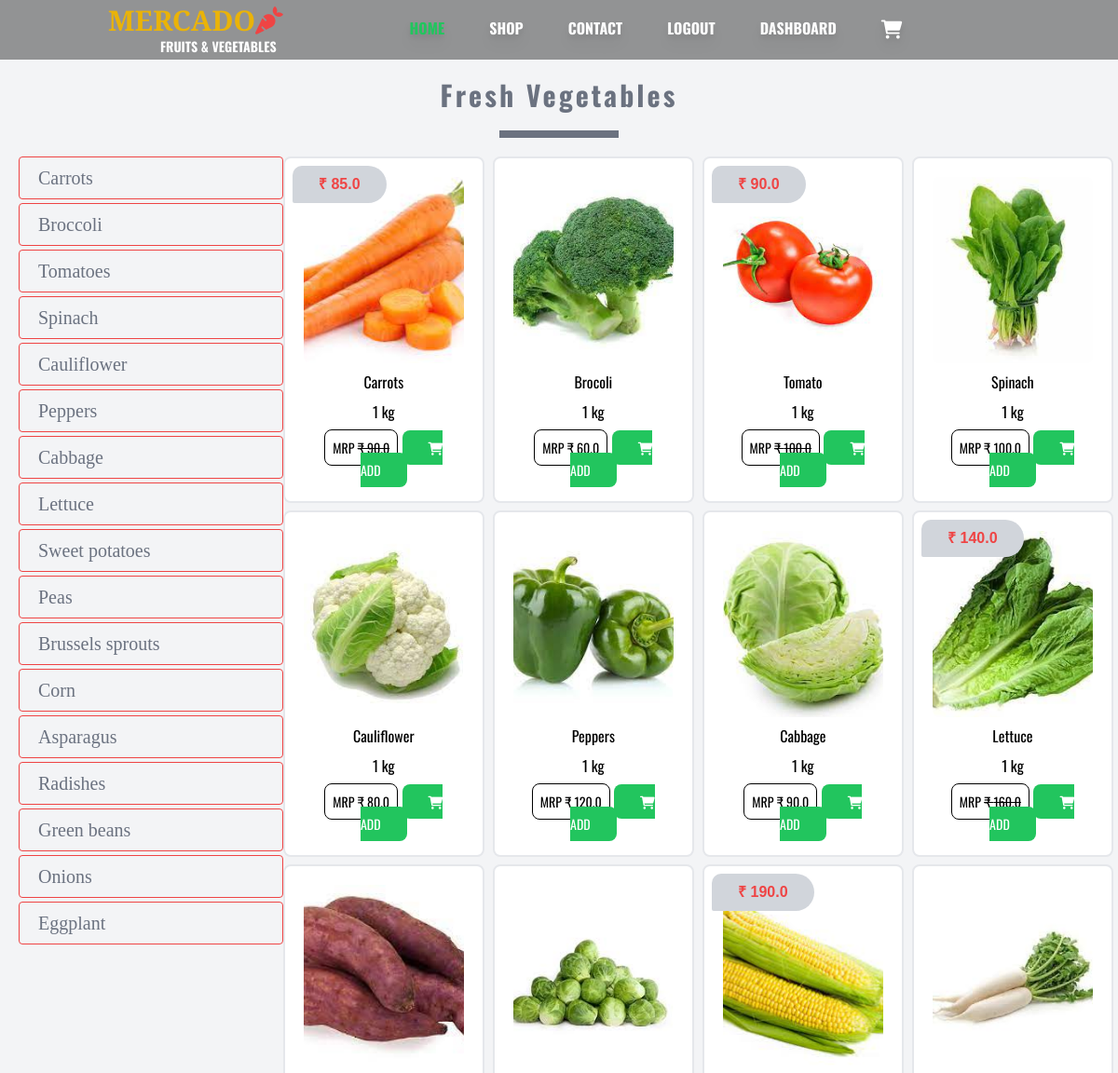
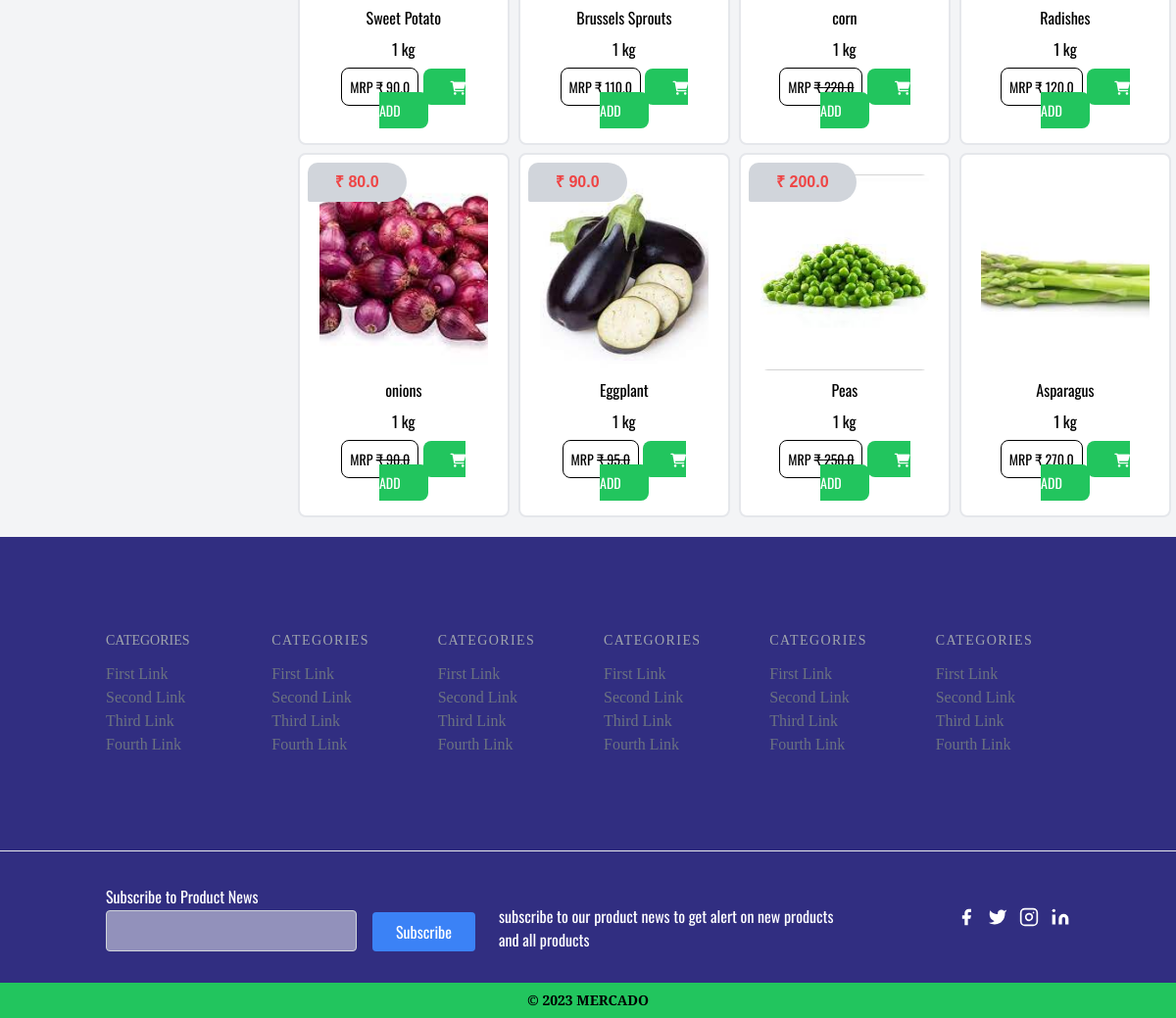
Screenshot of /fresh_vegetables/ (signed in) with the database file from the repository (2 pictures, top to bottom).
### myapp/models.py (models this page shows)
class Products(models.Model):
    product_name=models.CharField(max_length=100)
    product_type=models.CharField(max_length=100,choices=PRODUCT_TYPES,default=ORGANIC_FRUITS)
    product_qty=models.PositiveIntegerField(default=0)
    product_image=models.ImageField(upload_to ='uploads/',blank=True)
    product_price=models.FloatField(validators=[MinValueValidator(0.0)],)
    product_discount=models.FloatField(validators=[MinValueValidator(0.0)],blank=True,default=0)

### myapp/views.py (the view)
# urls.py: path('fresh_vegetables/',views.fresh_vegetables,name='fresh_vegetables'),
def fresh_vegetables(request):
    p=Products.objects.filter(product_type__contains='Fresh Vegetables')
    cart=Cart.objects.filter(user=request.user)
    for obj in p:
	    if obj.product_discount !="":
		    obj.difference = obj.product_price - obj.product_discount
    return render(request,"myapp/fresh_vegetables.html",{'p':p,'cart':cart})

### myapp/templates/myapp/fresh_vegetables.html (shortened to what this page needs)
{% extends 'myapp/index.html' %}
{% block organic_vegetables %}
    {% include 'myapp/navbar.html' %}
        <h1 class="text-center text-3xl my-5 oswald-font text-gray-500 font-bold tracking-widest">Fresh Vegetables</h1>
        <div class="w-32 h-2 mx-auto bg-gray-500 mb-5"></div>
        <div class="flex lg:flex-row flex-col w-full mb-5">
            <div class="flex lg:flex-col flex-row lg:pl-5 pl-0 lg:w-1/3 source-serif-pro space-y-1 pb-1 font-[30px] lg:h-[60vh] w-[98vw] lg:overflow-y-auto overflow-x-auto sidebar_organic_fruits text-xl">
                <a href="" class="border text-gray-500 rounded text-left py-2 hover:bg-red-500 hover:text-white lg:pl-5 px-1 border-red-500 flex items-center justify-center lg:justify-start">Carrots</a>
                <a href="" class="border text-gray-500 rounded border-red-500 text-left py-2 hover:bg-red-500 hover:text-white lg:pl-5 px-1 flex items-center justify-center lg:justify-start">Broccoli</a>
                <a href="" class="border text-gray-500 rounded border-red-500 text-left py-2 hover:bg-red-500 hover:text-white lg:pl-5 px-1 flex items-center justify-center lg:justify-start">Tomatoes</a>
                <a href="" class="border text-gray-500 rounded border-red-500 text-left py-2 hover:bg-red-500 hover:text-white lg:pl-5 px-1 flex items-center justify-center lg:justify-start">Spinach</a>
                <a href="" class="border text-gray-500 rounded border-red-500 text-left py-2 hover:bg-red-500 hover:text-white lg:pl-5 px-1 flex items-center justify-center lg:justify-start">Cauliflower</a>
                <a href="" class="border text-gray-500 rounded border-red-500 text-left py-2 hover:bg-red-500 hover:text-white lg:pl-5 px-1 flex items-center justify-center lg:justify-start">Peppers</a>
                <a href="" class="border text-gray-500 rounded border-red-500 text-left py-2 hover:bg-red-500 hover:text-white lg:pl-5 px-1 flex items-center justify-center lg:justify-start">Cabbage</a>
                <a href="" class="border text-gray-500 rounded border-red-500 text-left py-2 hover:bg-red-500 hover:text-white lg:pl-5 px-1 flex items-center justify-center lg:justify-start">Lettuce</a>
                <a href="" class="border text-gray-500 rounded border-red-500 text-left py-2 hover:bg-red-500 hover:text-white lg:pl-5 px-1 flex items-center justify-center lg:justify-start ">Sweet potatoes</a>
                <a href="" class="border text-gray-500 rounded border-red-500 text-left py-2 hover:bg-red-500 hover:text-white lg:pl-5 px-1 flex items-center justify-center lg:justify-start">Peas</a>
                <a href="" class="border text-gray-500 rounded border-red-500 text-left py-2 hover:bg-red-500 hover:text-white lg:pl-5 px-1 flex items-center justify-center lg:justify-start">Brussels sprouts</a>
                <a href="" class="border text-gray-500 rounded border-red-500 text-left py-2 hover:bg-red-500 hover:text-white lg:pl-5 px-1 flex items-center justify-center lg:justify-start">Corn</a>
                <a href="" class="border text-gray-500 rounded border-red-500 text-left py-2 hover:bg-red-500 hover:text-white lg:pl-5 px-1 flex items-center justify-center lg:justify-start">Asparagus</a>
                <a href="" class="border text-gray-500 rounded border-red-500 text-left py-2 hover:bg-red-500 hover:text-white lg:pl-5 px-1 flex items-center justify-center lg:justify-start w-auto">Radishes</a>
                <a href="" class="border text-gray-500 rounded border-red-500 text-left py-2 hover:bg-red-500 hover:text-white lg:pl-5 px-1 flex items-center justify-center lg:justify-start">Green beans</a>
                <a href="" class="border text-gray-500 rounded border-red-500 text-left py-2 hover:bg-red-500 hover:text-white lg:pl-5 px-1 flex items-center justify-center lg:justify-start">Onions</a>
                <a href="" class="border text-gray-500 rounded border-red-500 text-left mb-4 py-2 hover:bg-red-500 hover:text-white lg:pl-5 px-1 flex items-center justify-center lg:justify-start">Eggplant</a>
            </div>
            <div class="w-full grid lg:grid-cols-4 gap-x-1 gap-y-2">
                {% for product in p %}
                <div class="lg:w-[18vw] w-[90%] mx-auto lg:mx-0 p-5 text-center  border-2 rounded-lg relative bg-white">
                    <img src="{{product.product_image.url}}" alt="Apple red delicious" class="rounded-lg w-full mb-2 h-[200px] object-cover">
                    <p class="mb-2 oswald-font">{{product.product_name}}</p>
                    <p class="mb-4 oswald-font">1 kg</p>
                    {% if product.product_discount != 0 %}
                    <a href="" class="uppercase text-sm border oswald-font border-black rounded-lg p-2">mrp <span class="line-through">₹ {{product.product_price}}</span></a>
                    <span class="absolute top-2 left-2 bg-gray-300 text-red-500 font-extrabold px-7 py-2" style="border-top-left-radius: 50px;border-bottom-left-radius: 10px;border-bottom-right-radius: 100px;border-top-right-radius: 100px;">₹ {{product.difference}}</span>
                    {% else %}
                    <a href="" class="uppercase text-sm border oswald-font border-black rounded-lg p-2 ">mrp ₹ {{product.product_price}}</a>
                    {% endif %}
                    <a class="uppercase text-sm bg-green-500 p-2 rounded-lg text-white px-7 oswald-font" id="add_cart{{product.id}}" onclick="addToCart({{product.id}})"><i class="fa-solid fa-cart-shopping"></i>add</a>
                </div>
                {% endfor %}
            </div>
        </div>
    {% include 'myapp/footer.html' %}
{% endblock %}

### myapp/static/css/main.css (style rules this page uses)
body { overflow-y: scroll; font-family: Arial, Helvetica, sans-serif; scrollbar-width: none; }
.oswald-font { font-family:'Oswald', sans-serif; }
.source-serif-pro { font-family: 'Source Serif Pro', serif; }
:root { --primary: white; --secondary: gray; }
.sidebar_organic_fruits { scrollbar-width: thin; scrollbar-color: var(--secondary) var(--primary); }

### rows the page displays
Products: product_image (picture), product_name "Carrots", product_price "90.0", difference "85.0"
Products: product_image (picture), product_name "Brocoli", product_price "60.0"
Products: product_image (picture), product_name "Tomato", product_price "100.0", difference "90.0"
Products: product_image (picture), product_name "Spinach", product_price "100.0"
Products: product_image (picture), product_name "Cauliflower", product_price "80.0"
Products: product_image (picture), product_name "Peppers", product_price "120.0"
Products: product_image (picture), product_name "Cabbage", product_price "90.0"
Products: product_image (picture), product_name "Lettuce", product_price "160.0", difference "140.0"
Products: product_image (picture), product_name "Sweet Potato", product_price "90.0"
Products: product_image (picture), product_name "Brussels Sprouts", product_price "110.0"
Products: product_image (picture), product_name "corn", product_price "220.0", difference "190.0"
Products: product_image (picture), product_name "Radishes", product_price "120.0"
Products: product_image (picture), product_name "onions", product_price "90.0", difference "80.0"
Products: product_image (picture), product_name "Eggplant", product_price "95.0", difference "90.0"
Products: product_image (picture), product_name "Peas", product_price "250.0", difference "200.0"
Products: product_image (picture), product_name "Asparagus", product_price "270.0"
